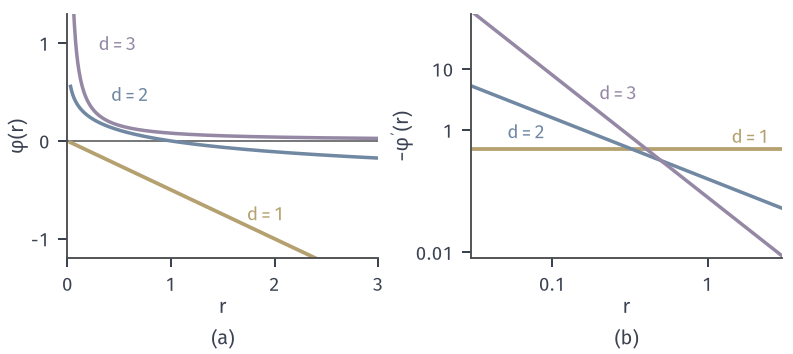

Recreate this plot in Python.
from pathlib import Path
import sys
HERE = Path(__file__).resolve().parent
sys.path.insert(0, str(HERE.parent/"ellip-common"))
from ellip_fig import *
r = np.linspace(.03, 3, 800)
fig, axes = figure(width_mm=112, height_mm=50, ncols=2)
panel(fig, left=.085, wspace=.3, bottom=.27)
ax = axes[0]
ax.axhline(0, color=STROKE, lw=.6)
ax.plot(r, -r/2, color=YELLOW, lw=1.5); ax.plot(r, -np.log(r)/(2*np.pi), color=BLUE, lw=1.4); ax.plot(r, 1/(4*np.pi*r), color=PURPLE, lw=1.4)
lab(ax, 2.1, -.82, '$d=1$', YELLOW, ha='right'); lab(ax, .42, .4, '$d=2$', BLUE, ha='left'); lab(ax, .3, .92, '$d=3$', PURPLE)
ax.set_xlim(0, 3); ax.set_ylim(-1.2, 1.3); ax.set_xticks([0, 1, 2, 3]); ax.set_yticks([-1, 0, 1]); hat01(ax, '$r$', r'$\varphi(r)$')
ax = axes[1]
ax.loglog(r, .5+0*r, color=YELLOW, lw=1.5); ax.loglog(r, 1/(2*np.pi*r), color=BLUE, lw=1.4); ax.loglog(r, 1/(4*np.pi*r**2), color=PURPLE, lw=1.4)
lab(ax, 2.5, .6, '$d=1$', YELLOW, ha='right'); lab(ax, .09, .62, '$d=2$', BLUE, ha='right', va='bottom'); lab(ax, .2, 3.1, '$d=3$', PURPLE, ha='left')
ax.set_xlim(.03, 3); ax.set_ylim(.008, 80); ax.minorticks_off(); ax.set_xticks([.1, 1]); ax.set_xticklabels(['0.1', '1']); ax.set_yticks([.01, 1, 10]); ax.set_yticklabels(['0.01', '1', '10']); hat01(ax, '$r$', r"$-\varphi'(r)$")
tags(fig, axes)
save(fig, HERE, 'figure', {'phi': '-r/2; -log(r)/(2pi); 1/(4 pi r)'})
